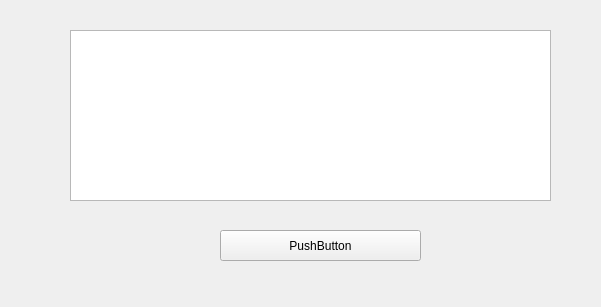
<?xml version="1.0" encoding="UTF-8"?>
<ui version="4.0">
 <class>UdpHost</class>
 <widget class="QWidget" name="UdpHost">
  <property name="geometry">
   <rect>
    <x>0</x>
    <y>0</y>
    <width>601</width>
    <height>307</height>
   </rect>
  </property>
  <property name="windowTitle">
   <string>UdpHost</string>
  </property>
  <widget class="QPushButton" name="pushButton_start">
   <property name="geometry">
    <rect>
     <x>220</x>
     <y>230</y>
     <width>201</width>
     <height>31</height>
    </rect>
   </property>
   <property name="text">
    <string>PushButton</string>
   </property>
  </widget>
  <widget class="QTextEdit" name="textEdit">
   <property name="geometry">
    <rect>
     <x>70</x>
     <y>30</y>
     <width>481</width>
     <height>171</height>
    </rect>
   </property>
  </widget>
 </widget>
 <layoutdefault spacing="6" margin="11"/>
 <resources/>
 <connections/>
</ui>
